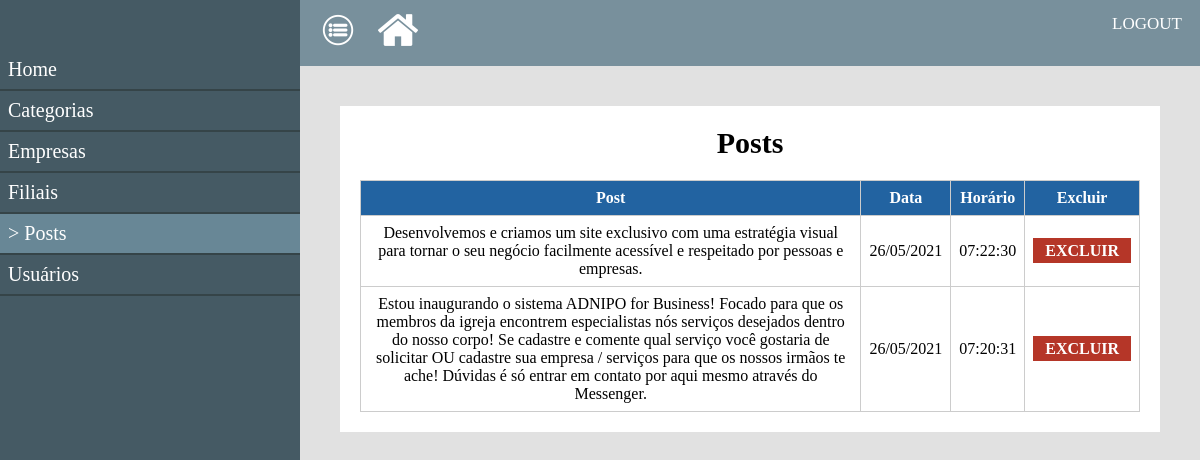
The page /paineladmin/posts (signed in) on the database its author committed.
### tables this page shows
CREATE TABLE `tb_post` (
  `id` int(11) NOT NULL,
  `origem_tipo` int(11) NOT NULL,
  `origem_id` int(11) NOT NULL,
  `post` text NOT NULL,
  `categoria_id` int(11) NOT NULL,
  `categoria_outra` varchar(255) NOT NULL,
  `imagem` varchar(255) NOT NULL,
  `resposta_id` int(11) NOT NULL,
  `data` timestamp NOT NULL DEFAULT CURRENT_TIMESTAMP ON UPDATE CURRENT_TIMESTAMP
);

### classes/MySql.php (called while the page is built)
<?php
	class MySql{
		private static $pdo;
		public static function conectar(){
			if(self::$pdo == null){
				try{
					self::$pdo = new PDO('mysql:host='.HOST.';dbname='.DATABASE,USER,PASSWORD,array(PDO::MYSQL_ATTR_INIT_COMMAND => "SET NAMES utf8"));
					self::$pdo->setAttribute(PDO::ATTR_ERRMODE,PDO::ERRMODE_EXCEPTION);
				}catch(Exception $e){
					echo '<h2 style="color:red;">Erro ao Conectar!</h2>';
				}
			}
			return self::$pdo;
		}
	}
?>

### paineladmin/pages/posts.php (the view, shortened to what this page needs)
<?php
	$sql = MySql::conectar()->prepare("SELECT * FROM `tb_post` ORDER BY `id` DESC");
	$sql->execute();
	$tb_post = $sql->fetchAll();
 ?>
<div class="box-content left w100">
	<h2>Posts</h2>
	<table class="tabela_posts">
		<tr>
			<th>Post</th>
			<th>Data</th>
			<th>Horário</th>
			<th>Excluir</th>
		</tr>
		<?php foreach ($tb_post as $key => $value) { ?>
		<tr>
			<td><?php echo $value['post'] ?></td>
			<td><?php echo date("d/m/Y", strtotime($value['data'])) ?></td>
			<td><?php echo date("h:i:s", strtotime($value['data'])) ?></td>
			<td><a href="<?php echo INCLUDE_PATH_PANEL ?>" post_id="<?php echo $value['id'] ?>" class="excluir">EXCLUIR</a></td>
		</tr>
		<?php } ?>
	</table>
</div>

### paineladmin/css/style.css (style rules this page uses)
* { margin: 0; padding: 0; box-sizing: border-box; font-family: "Calibri"; }
html,body { height: 100%; }
body { background-color: rgb(225,225,225); }
.left { float: left; }
.w100 { width: 100%; }
.box-content { background-color: white; padding: 20px; margin-bottom: 20px; text-align: center; overflow-x: auto; }
.box-content > h2 { font-size: 30px; text-align: center; }
table { border-collapse: collapse; margin: 0 auto; margin-top: 20px; }
table th, table td { border: 1px solid #ccc; padding: 8px; }
table th { background-color: #2263a1; color: white; }
table td a { color: white; text-decoration: none; font-weight: bolder; background-color: #4ba352; padding: 4px 12px; }
table td a.excluir { background-color: #b53628; }

### rows shown on the page
tb_post: post "Desenvolvemos e criamos um site exclusivo com uma estratégia visual para tornar o seu negócio facilmente acessível e respeitado por pessoas e empresas.", data "26/05/2021", data "07:22:30"
tb_post: post "Estou inaugurando o sistema ADNIPO for Business! Focado para que os membros da igreja encontrem especialistas nós serviços desejados dentro do nosso corpo! Se cadastre e comente qual serviço você gostaria de solicitar OU cadastre sua empresa / serviços para que os nossos irmãos te ache! Dúvidas é só entrar em contato por aqui mesmo através do Messenger.", data "26/05/2021", data "07:20:31"
